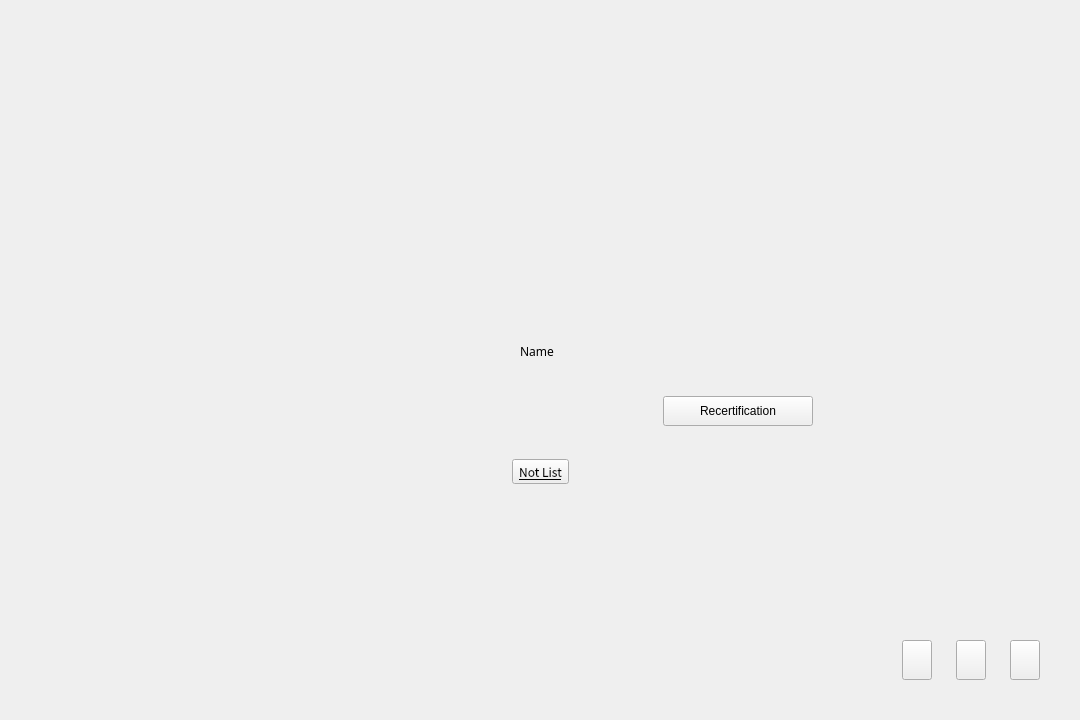
<?xml version="1.0" encoding="UTF-8"?>
<ui version="4.0">
 <class>GreeterLoginWindow</class>
 <widget class="QWidget" name="GreeterLoginWindow">
  <property name="geometry">
   <rect>
    <x>0</x>
    <y>0</y>
    <width>1080</width>
    <height>720</height>
   </rect>
  </property>
  <property name="sizePolicy">
   <sizepolicy hsizetype="Ignored" vsizetype="Ignored">
    <horstretch>0</horstretch>
    <verstretch>0</verstretch>
   </sizepolicy>
  </property>
  <property name="tabletTracking">
   <bool>false</bool>
  </property>
  <property name="windowTitle">
   <string>Form</string>
  </property>
  <property name="styleSheet">
   <string notr="true"/>
  </property>
  <layout class="QHBoxLayout" name="horizontalLayout" stretch="1,2,1">
   <property name="spacing">
    <number>0</number>
   </property>
   <property name="sizeConstraint">
    <enum>QLayout::SetNoConstraint</enum>
   </property>
   <property name="leftMargin">
    <number>40</number>
   </property>
   <property name="topMargin">
    <number>40</number>
   </property>
   <property name="rightMargin">
    <number>40</number>
   </property>
   <property name="bottomMargin">
    <number>40</number>
   </property>
   <item>
    <layout class="QVBoxLayout" name="leftV" stretch="0,0,0">
     <property name="spacing">
      <number>0</number>
     </property>
     <property name="sizeConstraint">
      <enum>QLayout::SetMinAndMaxSize</enum>
     </property>
     <property name="topMargin">
      <number>0</number>
     </property>
     <item>
      <spacer name="verticalSpacer">
       <property name="orientation">
        <enum>Qt::Vertical</enum>
       </property>
       <property name="sizeType">
        <enum>QSizePolicy::Expanding</enum>
       </property>
       <property name="sizeHint" stdset="0">
        <size>
         <width>20</width>
         <height>40</height>
        </size>
       </property>
      </spacer>
     </item>
     <item>
      <widget class="QWidget" name="JustForSpace" native="true">
       <property name="sizePolicy">
        <sizepolicy hsizetype="Preferred" vsizetype="Fixed">
         <horstretch>0</horstretch>
         <verstretch>0</verstretch>
        </sizepolicy>
       </property>
       <property name="minimumSize">
        <size>
         <width>114</width>
         <height>0</height>
        </size>
       </property>
       <property name="maximumSize">
        <size>
         <width>228</width>
         <height>0</height>
        </size>
       </property>
      </widget>
     </item>
     <item>
      <widget class="UserListWidget" name="userlist" native="true">
       <property name="sizePolicy">
        <sizepolicy hsizetype="Preferred" vsizetype="Preferred">
         <horstretch>0</horstretch>
         <verstretch>0</verstretch>
        </sizepolicy>
       </property>
       <property name="minimumSize">
        <size>
         <width>114</width>
         <height>62</height>
        </size>
       </property>
       <property name="maximumSize">
        <size>
         <width>228</width>
         <height>310</height>
        </size>
       </property>
       <property name="baseSize">
        <size>
         <width>0</width>
         <height>0</height>
        </size>
       </property>
       <property name="styleSheet">
        <string notr="true"/>
       </property>
      </widget>
     </item>
    </layout>
   </item>
   <item>
    <widget class="QWidget" name="centerV" native="true">
     <property name="sizePolicy">
      <sizepolicy hsizetype="Expanding" vsizetype="Expanding">
       <horstretch>0</horstretch>
       <verstretch>0</verstretch>
      </sizepolicy>
     </property>
     <layout class="QVBoxLayout" name="verticalLayout_2" stretch="6,11,4,1">
      <property name="spacing">
       <number>0</number>
      </property>
      <property name="topMargin">
       <number>1</number>
      </property>
      <property name="bottomMargin">
       <number>1</number>
      </property>
      <item>
       <spacer name="verticalSpacer_2">
        <property name="orientation">
         <enum>Qt::Vertical</enum>
        </property>
        <property name="sizeType">
         <enum>QSizePolicy::Preferred</enum>
        </property>
        <property name="sizeHint" stdset="0">
         <size>
          <width>20</width>
          <height>40</height>
         </size>
        </property>
       </spacer>
      </item>
      <item>
       <widget class="QWidget" name="center" native="true">
        <property name="sizePolicy">
         <sizepolicy hsizetype="Expanding" vsizetype="Expanding">
          <horstretch>0</horstretch>
          <verstretch>0</verstretch>
         </sizepolicy>
        </property>
        <layout class="QVBoxLayout" name="verticalLayout_4" stretch="8,1,1,1,5">
         <property name="spacing">
          <number>0</number>
         </property>
         <property name="sizeConstraint">
          <enum>QLayout::SetDefaultConstraint</enum>
         </property>
         <property name="leftMargin">
          <number>0</number>
         </property>
         <property name="topMargin">
          <number>0</number>
         </property>
         <property name="rightMargin">
          <number>0</number>
         </property>
         <property name="bottomMargin">
          <number>0</number>
         </property>
         <item>
          <widget class="QWidget" name="horizontalWidget_3" native="true">
           <property name="sizePolicy">
            <sizepolicy hsizetype="Expanding" vsizetype="Expanding">
             <horstretch>0</horstretch>
             <verstretch>0</verstretch>
            </sizepolicy>
           </property>
           <property name="minimumSize">
            <size>
             <width>0</width>
             <height>0</height>
            </size>
           </property>
           <property name="maximumSize">
            <size>
             <width>16777215</width>
             <height>16777215</height>
            </size>
           </property>
           <layout class="QHBoxLayout" name="horizontalLayout_3" stretch="0,5,0,0,0">
            <property name="spacing">
             <number>0</number>
            </property>
            <property name="sizeConstraint">
             <enum>QLayout::SetMaximumSize</enum>
            </property>
            <property name="leftMargin">
             <number>0</number>
            </property>
            <property name="topMargin">
             <number>0</number>
            </property>
            <property name="rightMargin">
             <number>0</number>
            </property>
            <property name="bottomMargin">
             <number>10</number>
            </property>
            <item>
             <spacer name="horizontalSpacer">
              <property name="orientation">
               <enum>Qt::Horizontal</enum>
              </property>
              <property name="sizeType">
               <enum>QSizePolicy::Preferred</enum>
              </property>
              <property name="sizeHint" stdset="0">
               <size>
                <width>40</width>
                <height>20</height>
               </size>
              </property>
             </spacer>
            </item>
            <item>
             <widget class="UserAvatarWidget" name="loginAvatar" native="true">
              <property name="sizePolicy">
               <sizepolicy hsizetype="Expanding" vsizetype="Expanding">
                <horstretch>0</horstretch>
                <verstretch>0</verstretch>
               </sizepolicy>
              </property>
              <property name="minimumSize">
               <size>
                <width>100</width>
                <height>100</height>
               </size>
              </property>
              <property name="maximumSize">
               <size>
                <width>180</width>
                <height>180</height>
               </size>
              </property>
              <property name="styleSheet">
               <string notr="true"/>
              </property>
             </widget>
            </item>
            <item>
             <widget class="FingerAuthAvatar" name="fingerAvatar" native="true">
              <property name="sizePolicy">
               <sizepolicy hsizetype="Expanding" vsizetype="Expanding">
                <horstretch>0</horstretch>
                <verstretch>0</verstretch>
               </sizepolicy>
              </property>
              <property name="minimumSize">
               <size>
                <width>100</width>
                <height>100</height>
               </size>
              </property>
              <property name="maximumSize">
               <size>
                <width>180</width>
                <height>180</height>
               </size>
              </property>
             </widget>
            </item>
            <item>
             <widget class="QWidget" name="faceAvatar" native="true">
              <property name="sizePolicy">
               <sizepolicy hsizetype="Expanding" vsizetype="Expanding">
                <horstretch>0</horstretch>
                <verstretch>0</verstretch>
               </sizepolicy>
              </property>
              <property name="minimumSize">
               <size>
                <width>100</width>
                <height>100</height>
               </size>
              </property>
              <property name="maximumSize">
               <size>
                <width>180</width>
                <height>180</height>
               </size>
              </property>
             </widget>
            </item>
            <item>
             <spacer name="horizontalSpacer_2">
              <property name="orientation">
               <enum>Qt::Horizontal</enum>
              </property>
              <property name="sizeType">
               <enum>QSizePolicy::Preferred</enum>
              </property>
              <property name="sizeHint" stdset="0">
               <size>
                <width>40</width>
                <height>20</height>
               </size>
              </property>
             </spacer>
            </item>
           </layout>
          </widget>
         </item>
         <item>
          <widget class="QWidget" name="horizontalWidget" native="true">
           <property name="sizePolicy">
            <sizepolicy hsizetype="Preferred" vsizetype="Preferred">
             <horstretch>0</horstretch>
             <verstretch>0</verstretch>
            </sizepolicy>
           </property>
           <layout class="QHBoxLayout" name="horizontalLayout_4">
            <property name="leftMargin">
             <number>0</number>
            </property>
            <property name="topMargin">
             <number>0</number>
            </property>
            <property name="rightMargin">
             <number>0</number>
            </property>
            <property name="bottomMargin">
             <number>18</number>
            </property>
            <item>
             <spacer name="horizontalSpacer_4">
              <property name="orientation">
               <enum>Qt::Horizontal</enum>
              </property>
              <property name="sizeHint" stdset="0">
               <size>
                <width>40</width>
                <height>20</height>
               </size>
              </property>
             </spacer>
            </item>
            <item>
             <widget class="ShadowLabel" name="label_userName">
              <property name="sizePolicy">
               <sizepolicy hsizetype="Preferred" vsizetype="Preferred">
                <horstretch>0</horstretch>
                <verstretch>0</verstretch>
               </sizepolicy>
              </property>
              <property name="baseSize">
               <size>
                <width>0</width>
                <height>0</height>
               </size>
              </property>
              <property name="font">
               <font>
                <family>Noto Sans CJK SC Light</family>
               </font>
              </property>
              <property name="styleSheet">
               <string notr="true"/>
              </property>
              <property name="text">
               <string>Name</string>
              </property>
              <property name="alignment">
               <set>Qt::AlignCenter</set>
              </property>
             </widget>
            </item>
            <item>
             <widget class="QWidget" name="JustForSpace_2" native="true">
              <property name="sizePolicy">
               <sizepolicy hsizetype="Fixed" vsizetype="Fixed">
                <horstretch>0</horstretch>
                <verstretch>0</verstretch>
               </sizepolicy>
              </property>
              <property name="minimumSize">
               <size>
                <width>0</width>
                <height>54</height>
               </size>
              </property>
             </widget>
            </item>
            <item>
             <spacer name="horizontalSpacer_5">
              <property name="orientation">
               <enum>Qt::Horizontal</enum>
              </property>
              <property name="sizeHint" stdset="0">
               <size>
                <width>40</width>
                <height>20</height>
               </size>
              </property>
             </spacer>
            </item>
           </layout>
          </widget>
         </item>
         <item>
          <widget class="QWidget" name="horizontalWidget_2" native="true">
           <property name="sizePolicy">
            <sizepolicy hsizetype="Expanding" vsizetype="Preferred">
             <horstretch>0</horstretch>
             <verstretch>0</verstretch>
            </sizepolicy>
           </property>
           <property name="minimumSize">
            <size>
             <width>0</width>
             <height>54</height>
            </size>
           </property>
           <property name="maximumSize">
            <size>
             <width>16777215</width>
             <height>60</height>
            </size>
           </property>
           <layout class="QHBoxLayout" name="horizontalLayout_5" stretch="0,0,0,0,0,0,0">
            <property name="spacing">
             <number>10</number>
            </property>
            <property name="leftMargin">
             <number>0</number>
            </property>
            <property name="topMargin">
             <number>0</number>
            </property>
            <property name="rightMargin">
             <number>0</number>
            </property>
            <property name="bottomMargin">
             <number>24</number>
            </property>
            <item>
             <spacer name="horizontalSpacer_9">
              <property name="orientation">
               <enum>Qt::Horizontal</enum>
              </property>
              <property name="sizeType">
               <enum>QSizePolicy::Expanding</enum>
              </property>
              <property name="sizeHint" stdset="0">
               <size>
                <width>40</width>
                <height>20</height>
               </size>
              </property>
             </spacer>
            </item>
            <item>
             <widget class="QLabel" name="label_JustForSpace">
              <property name="sizePolicy">
               <sizepolicy hsizetype="Fixed" vsizetype="Preferred">
                <horstretch>0</horstretch>
                <verstretch>0</verstretch>
               </sizepolicy>
              </property>
              <property name="minimumSize">
               <size>
                <width>36</width>
                <height>0</height>
               </size>
              </property>
              <property name="text">
               <string/>
              </property>
             </widget>
            </item>
            <item>
             <widget class="GreeterLineEdit" name="promptEdit" native="true">
              <property name="sizePolicy">
               <sizepolicy hsizetype="Expanding" vsizetype="Preferred">
                <horstretch>0</horstretch>
                <verstretch>0</verstretch>
               </sizepolicy>
              </property>
              <property name="minimumSize">
               <size>
                <width>220</width>
                <height>30</height>
               </size>
              </property>
              <property name="maximumSize">
               <size>
                <width>270</width>
                <height>36</height>
               </size>
              </property>
              <property name="focusPolicy">
               <enum>Qt::NoFocus</enum>
              </property>
              <property name="styleSheet">
               <string notr="true"/>
              </property>
             </widget>
            </item>
            <item>
             <widget class="LoginButton" name="btn_autologin" native="true">
              <property name="sizePolicy">
               <sizepolicy hsizetype="Expanding" vsizetype="Preferred">
                <horstretch>0</horstretch>
                <verstretch>0</verstretch>
               </sizepolicy>
              </property>
              <property name="minimumSize">
               <size>
                <width>150</width>
                <height>30</height>
               </size>
              </property>
              <property name="maximumSize">
               <size>
                <width>180</width>
                <height>36</height>
               </size>
              </property>
              <property name="styleSheet">
               <string notr="true"/>
              </property>
             </widget>
            </item>
            <item>
             <widget class="QPushButton" name="btn_reAuth">
              <property name="minimumSize">
               <size>
                <width>150</width>
                <height>30</height>
               </size>
              </property>
              <property name="maximumSize">
               <size>
                <width>180</width>
                <height>36</height>
               </size>
              </property>
              <property name="text">
               <string>Recertification</string>
              </property>
             </widget>
            </item>
            <item>
             <widget class="QLabel" name="label_capsLock">
              <property name="sizePolicy">
               <sizepolicy hsizetype="Fixed" vsizetype="Fixed">
                <horstretch>0</horstretch>
                <verstretch>0</verstretch>
               </sizepolicy>
              </property>
              <property name="minimumSize">
               <size>
                <width>30</width>
                <height>30</height>
               </size>
              </property>
              <property name="maximumSize">
               <size>
                <width>30</width>
                <height>30</height>
               </size>
              </property>
              <property name="styleSheet">
               <string notr="true"/>
              </property>
              <property name="text">
               <string/>
              </property>
             </widget>
            </item>
            <item>
             <spacer name="horizontalSpacer_8">
              <property name="orientation">
               <enum>Qt::Horizontal</enum>
              </property>
              <property name="sizeType">
               <enum>QSizePolicy::Expanding</enum>
              </property>
              <property name="sizeHint" stdset="0">
               <size>
                <width>40</width>
                <height>20</height>
               </size>
              </property>
             </spacer>
            </item>
           </layout>
          </widget>
         </item>
         <item>
          <widget class="QWidget" name="widget" native="true">
           <layout class="QHBoxLayout" name="horizontalLayout_7">
            <property name="spacing">
             <number>0</number>
            </property>
            <property name="bottomMargin">
             <number>1</number>
            </property>
            <item>
             <spacer name="horizontalSpacer_6">
              <property name="orientation">
               <enum>Qt::Horizontal</enum>
              </property>
              <property name="sizeHint" stdset="0">
               <size>
                <width>40</width>
                <height>20</height>
               </size>
              </property>
             </spacer>
            </item>
            <item>
             <widget class="QToolButton" name="btn_notListAndCancel">
              <property name="enabled">
               <bool>true</bool>
              </property>
              <property name="sizePolicy">
               <sizepolicy hsizetype="Preferred" vsizetype="Preferred">
                <horstretch>0</horstretch>
                <verstretch>0</verstretch>
               </sizepolicy>
              </property>
              <property name="font">
               <font>
                <family>Noto Sans CJK SC</family>
                <underline>true</underline>
               </font>
              </property>
              <property name="cursor">
               <cursorShape>PointingHandCursor</cursorShape>
              </property>
              <property name="styleSheet">
               <string notr="true"/>
              </property>
              <property name="text">
               <string>Not List</string>
              </property>
             </widget>
            </item>
            <item>
             <spacer name="horizontalSpacer_7">
              <property name="orientation">
               <enum>Qt::Horizontal</enum>
              </property>
              <property name="sizeHint" stdset="0">
               <size>
                <width>40</width>
                <height>20</height>
               </size>
              </property>
             </spacer>
            </item>
            <item>
             <widget class="QWidget" name="JustForSpace_3" native="true">
              <property name="sizePolicy">
               <sizepolicy hsizetype="Preferred" vsizetype="Preferred">
                <horstretch>0</horstretch>
                <verstretch>0</verstretch>
               </sizepolicy>
              </property>
              <property name="minimumSize">
               <size>
                <width>0</width>
                <height>25</height>
               </size>
              </property>
              <property name="maximumSize">
               <size>
                <width>0</width>
                <height>25</height>
               </size>
              </property>
             </widget>
            </item>
           </layout>
          </widget>
         </item>
         <item>
          <widget class="QWidget" name="widget" native="true">
           <layout class="QHBoxLayout" name="horizontalLayout_6" stretch="1">
            <property name="spacing">
             <number>0</number>
            </property>
            <property name="topMargin">
             <number>18</number>
            </property>
            <property name="bottomMargin">
             <number>1</number>
            </property>
            <item alignment="Qt::AlignHCenter|Qt::AlignTop">
             <widget class="ShadowLabel" name="label_tips">
              <property name="sizePolicy">
               <sizepolicy hsizetype="Preferred" vsizetype="Preferred">
                <horstretch>0</horstretch>
                <verstretch>0</verstretch>
               </sizepolicy>
              </property>
              <property name="minimumSize">
               <size>
                <width>120</width>
                <height>30</height>
               </size>
              </property>
              <property name="maximumSize">
               <size>
                <width>16777215</width>
                <height>30</height>
               </size>
              </property>
              <property name="font">
               <font>
                <family>Noto Sans CJK SC Light</family>
               </font>
              </property>
              <property name="styleSheet">
               <string notr="true"/>
              </property>
              <property name="text">
               <string/>
              </property>
              <property name="alignment">
               <set>Qt::AlignCenter</set>
              </property>
             </widget>
            </item>
           </layout>
          </widget>
         </item>
        </layout>
       </widget>
      </item>
      <item>
       <spacer name="verticalSpacer_3">
        <property name="orientation">
         <enum>Qt::Vertical</enum>
        </property>
        <property name="sizeType">
         <enum>QSizePolicy::Preferred</enum>
        </property>
        <property name="sizeHint" stdset="0">
         <size>
          <width>20</width>
          <height>40</height>
         </size>
        </property>
       </spacer>
      </item>
      <item alignment="Qt::AlignHCenter|Qt::AlignBottom">
       <widget class="ShadowLabel" name="label_dataAndTime">
        <property name="sizePolicy">
         <sizepolicy hsizetype="Preferred" vsizetype="Preferred">
          <horstretch>0</horstretch>
          <verstretch>0</verstretch>
         </sizepolicy>
        </property>
        <property name="font">
         <font>
          <family>Noto Sans CJK SC Light</family>
         </font>
        </property>
        <property name="styleSheet">
         <string notr="true"/>
        </property>
        <property name="text">
         <string/>
        </property>
        <property name="scaledContents">
         <bool>false</bool>
        </property>
        <property name="wordWrap">
         <bool>false</bool>
        </property>
       </widget>
      </item>
     </layout>
    </widget>
   </item>
   <item>
    <layout class="QVBoxLayout" name="rightV">
     <property name="spacing">
      <number>0</number>
     </property>
     <property name="topMargin">
      <number>0</number>
     </property>
     <item>
      <spacer name="verticalSpacer_4">
       <property name="orientation">
        <enum>Qt::Vertical</enum>
       </property>
       <property name="sizeHint" stdset="0">
        <size>
         <width>20</width>
         <height>40</height>
        </size>
       </property>
      </spacer>
     </item>
     <item>
      <widget class="QWidget" name="rightBottom" native="true">
       <property name="sizePolicy">
        <sizepolicy hsizetype="Preferred" vsizetype="Preferred">
         <horstretch>0</horstretch>
         <verstretch>0</verstretch>
        </sizepolicy>
       </property>
       <property name="minimumSize">
        <size>
         <width>114</width>
         <height>40</height>
        </size>
       </property>
       <property name="maximumSize">
        <size>
         <width>228</width>
         <height>40</height>
        </size>
       </property>
       <layout class="QHBoxLayout" name="horizontalLayout_2" stretch="0,1,1,1">
        <property name="spacing">
         <number>24</number>
        </property>
        <property name="leftMargin">
         <number>0</number>
        </property>
        <property name="topMargin">
         <number>0</number>
        </property>
        <property name="rightMargin">
         <number>0</number>
        </property>
        <property name="bottomMargin">
         <number>0</number>
        </property>
        <item>
         <spacer name="horizontalSpacer_3">
          <property name="orientation">
           <enum>Qt::Horizontal</enum>
          </property>
          <property name="sizeHint" stdset="0">
           <size>
            <width>40</width>
            <height>20</height>
           </size>
          </property>
         </spacer>
        </item>
        <item>
         <widget class="QToolButton" name="btn_session">
          <property name="sizePolicy">
           <sizepolicy hsizetype="Expanding" vsizetype="Maximum">
            <horstretch>1</horstretch>
            <verstretch>1</verstretch>
           </sizepolicy>
          </property>
          <property name="minimumSize">
           <size>
            <width>24</width>
            <height>20</height>
           </size>
          </property>
          <property name="maximumSize">
           <size>
            <width>48</width>
            <height>40</height>
           </size>
          </property>
          <property name="sizeIncrement">
           <size>
            <width>0</width>
            <height>0</height>
           </size>
          </property>
          <property name="cursor">
           <cursorShape>PointingHandCursor</cursorShape>
          </property>
          <property name="tabletTracking">
           <bool>true</bool>
          </property>
          <property name="styleSheet">
           <string notr="true"/>
          </property>
          <property name="text">
           <string/>
          </property>
         </widget>
        </item>
        <item>
         <widget class="QToolButton" name="btn_keyboard">
          <property name="sizePolicy">
           <sizepolicy hsizetype="Maximum" vsizetype="Maximum">
            <horstretch>1</horstretch>
            <verstretch>1</verstretch>
           </sizepolicy>
          </property>
          <property name="minimumSize">
           <size>
            <width>24</width>
            <height>20</height>
           </size>
          </property>
          <property name="maximumSize">
           <size>
            <width>48</width>
            <height>40</height>
           </size>
          </property>
          <property name="cursor">
           <cursorShape>PointingHandCursor</cursorShape>
          </property>
          <property name="tabletTracking">
           <bool>true</bool>
          </property>
          <property name="styleSheet">
           <string notr="true"/>
          </property>
          <property name="text">
           <string/>
          </property>
         </widget>
        </item>
        <item>
         <widget class="QToolButton" name="btn_power">
          <property name="sizePolicy">
           <sizepolicy hsizetype="Fixed" vsizetype="Fixed">
            <horstretch>1</horstretch>
            <verstretch>1</verstretch>
           </sizepolicy>
          </property>
          <property name="minimumSize">
           <size>
            <width>24</width>
            <height>20</height>
           </size>
          </property>
          <property name="maximumSize">
           <size>
            <width>48</width>
            <height>40</height>
           </size>
          </property>
          <property name="cursor">
           <cursorShape>PointingHandCursor</cursorShape>
          </property>
          <property name="tabletTracking">
           <bool>true</bool>
          </property>
          <property name="styleSheet">
           <string notr="true"/>
          </property>
          <property name="text">
           <string/>
          </property>
         </widget>
        </item>
       </layout>
      </widget>
     </item>
    </layout>
   </item>
  </layout>
 </widget>
 <customwidgets>
  <customwidget>
   <class>UserAvatarWidget</class>
   <extends>QWidget</extends>
   <header location="global">useravatarwidget.h</header>
   <container>1</container>
  </customwidget>
  <customwidget>
   <class>UserListWidget</class>
   <extends>QWidget</extends>
   <header location="global">userlistwidget.h</header>
   <container>1</container>
  </customwidget>
  <customwidget>
   <class>GreeterLineEdit</class>
   <extends>QWidget</extends>
   <header location="global">greeterlineedit.h</header>
   <container>1</container>
  </customwidget>
  <customwidget>
   <class>LoginButton</class>
   <extends>QWidget</extends>
   <header location="global">loginbutton.h</header>
   <container>1</container>
  </customwidget>
  <customwidget>
   <class>ShadowLabel</class>
   <extends>QLabel</extends>
   <header location="global">shadowlabel.h</header>
  </customwidget>
  <customwidget>
   <class>FingerAuthAvatar</class>
   <extends>QWidget</extends>
   <header location="global">finger-auth-avatar.h</header>
   <container>1</container>
  </customwidget>
 </customwidgets>
 <resources/>
 <connections/>
</ui>
